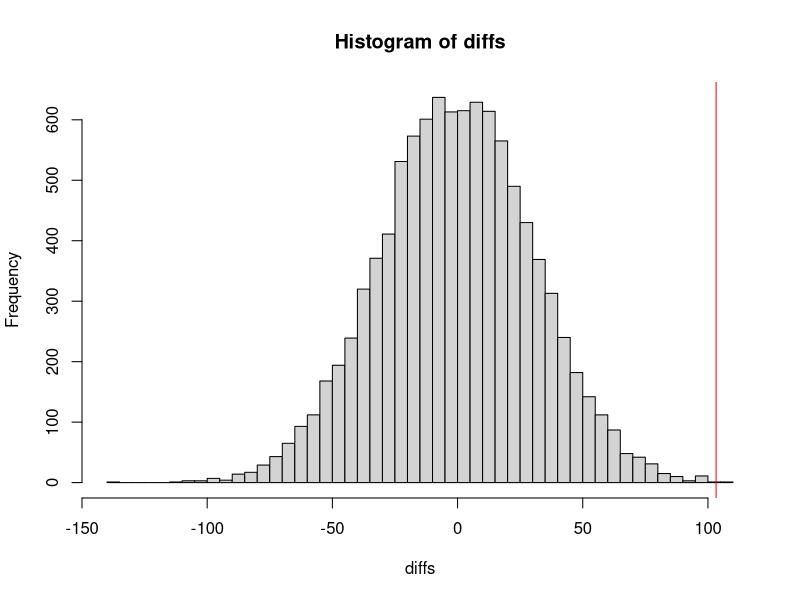

Write R code to recreate this figure.
# setwd("Homeworks/Week2")
rm(list = ls()) # cleanup

NC <- read.csv("lib/NCBirths2004_.csv"); head(NC)

# Testing difference between mean weight is significant
MaleAvg <- mean(NC$Weight[which(NC$Gender == "Male")])
FemaleAvg <- mean(NC$Weight[which(NC$Gender == "Female")])
observed <- MaleAvg - FemaleAvg; observed # Males are 103.26 ounces heavier

# permutation test
N <- 10000
diffs <- numeric(N)
for (i in 1:N){
  Gender <- sample(NC$Gender)   #permuted gender column
  MaleAvg <- mean(NC$Weight[which(Gender=="Male")])
  FemaleAvg <- mean(NC$Weight[which(Gender=="Female")])
  diffs[i] <- MaleAvg - FemaleAvg    #as likely to be negative or positive
}

mean(diffs)
hist(diffs, breaks = "FD")
abline(v = observed, col = "red")
pvalue <- (sum(diffs >= observed)+1)/(N+1); pvalue # small number

# Testing significance of tobacco with birth weight
NoTobaccoAvg <- mean(NC$Weight[which(NC$Tobacco == "No")])
TobaccoAvg <- mean(NC$Weight[which(NC$Tobacco == "Yes")])
observed <- NoTobaccoAvg - TobaccoAvg; observed # 215 ounces heavier without tobacco





